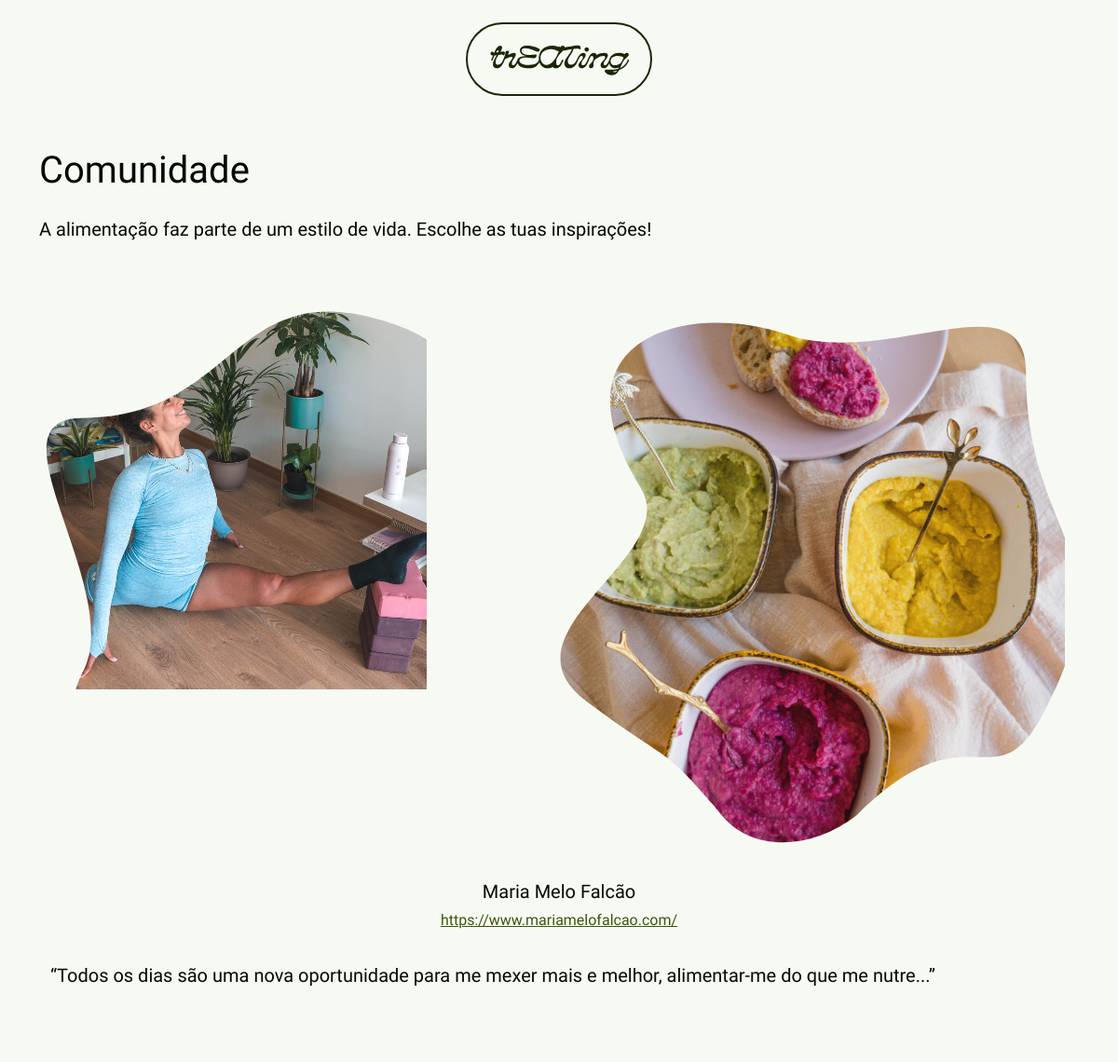
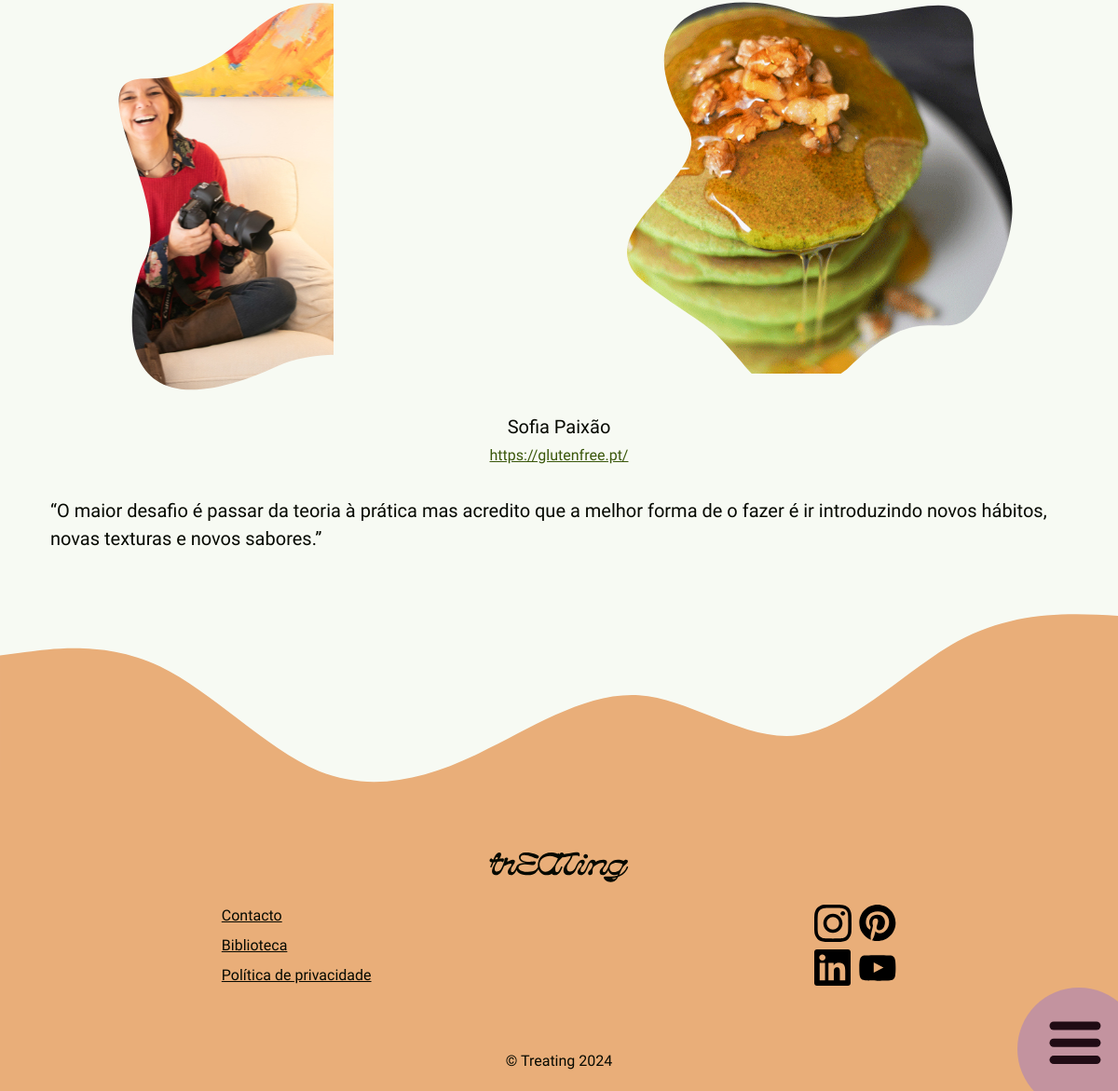
Screenshot of /comunidade.php with the database file from the repository (2 pictures, top to bottom).
### tables this page shows
CREATE TABLE `comunity` (
  `id` int(11) NOT NULL,
  `name` varchar(40) NOT NULL,
  `link_title` varchar(50) NOT NULL,
  `link` varchar(50) NOT NULL,
  `quote` text NOT NULL,
  `image1` varchar(70) NOT NULL,
  `image2` text NOT NULL
);

### comunidade.php (the view, shortened to what this page needs)
<?php
  require("connection.php");
  $query = "SELECT *
  FROM comunity";
  $result = mysqli_query($connection, $query);
?>
<!doctype html>
<html lang="en">
<head>
    <link href="https://cdn.jsdelivr.net/npm/bootstrap@5.3.3/dist/css/bootstrap.min.css" rel="stylesheet">
    <link rel="stylesheet" href="https://cdnjs.cloudflare.com/ajax/libs/animate.css/4.1.1/animate.min.css"/>
    <link rel="stylesheet" href="./CSS/styles.css">
  </head>
  <body>
  <?php include "header.php"?>
 <main>
    <div class="container">
      <div class="mt-5">
        <h1 class="mb-4">Comunidade</h1>
        <p class="mb-5 pb-2 fs-5 mt-4">
          A alimentação faz parte de um estilo de vida. Escolhe as tuas inspirações!
        </p>
      </div>
      <div class="">
        <?php
            foreach ($result as $com) {
              $image1 = $com["image1"];
              $image2 = $com["image2"];
              $link = $com["link"];
              $linktitle = $com["link_title"];
              $influencer = $com["name"];
              $quote = $com["quote"];
        ?>
        <div class="row justify-content-center py-3">
          <div class="d-flex row row-cols-2">
            <div class="mask1 p-0">
              <img src="<?php echo './media/comunidade/'.$image1 ; ?>" alt="Abacate" class="img-fluid heig">
            </div>
            <div class="mask2 p-0">
              <img src="<?php echo './media/comunidade/'.$image2 ; ?>" alt="Alho" class="img-fluid">
            </div>
          </div>
          <div class="row justify-content-center py-4">
            <p class=" text-center fs-5 mb-1">
              <?php echo $influencer;?>
            </p>
            <a class="comlink w-100 text-center mb-2" href="<?php echo $link; ?>">
              <?php echo $linktitle; ?>
            </a>
            <p class="mt-4 mb-4 fs-5">
              <?php echo $quote;?>
            </p>
          </div>
        </div>
        <?php }?>
      </div>
    </div>
  </main>
  <?php include "footer.php"?>
  </body>
</html>

### CSS/styles.css (style rules this page uses)
:root { --bs-primary: #B2CF82; --bs-primary-bg-subtle: #B2CF82; --bs-secondary: #F7FAF3; --bs-secondary-bg-subtle:#F7FAF3; --bs-tertiary-bg: #e3ced7; --bs-tertiary-color: hsla(335, 26%, 66%, 0.90); --bs-warning: #ffc107; --bs-body-color: #060901; --bs-body-bg: #F7FAF3; }
h1 { font-family: "Exo" ; margin-bottom: 0px; }
p , ul, a { font-family: "Heebo"; }
a { color: #060901; }
.comlink { color: #3A570A; }

### comunidade.php (style rules this page uses)
.mask1 { -webkit-mask-image: url(./media/icons/blob1.svg); mask-image: url(./media/icons/blob1.svg); -webkit-mask-repeat: no-repeat; mask-repeat: no-repeat; mask-size: 9em; mask-size: contain; -webkit-mask-position:center; }
.mask2 { -webkit-mask-image: url(./media/icons/blob2.svg); mask-image: url(./media/icons/blob2.svg); -webkit-mask-repeat: no-repeat; mask-repeat: no-repeat; mask-size: 9em; mask-size: contain; -webkit-mask-position:center; }

### rows the page displays
comunity: image1 (picture), image2 (picture), name "Maria Melo Falcão", link_title "https://www.mariamelofalcao.com/", quote "“Todos os dias são uma nova oportunidade para me mexer mais e melhor, alimentar-me do que me nutre...”"
comunity: image1 (picture), image2 (picture), name "Sofia Paixão", link_title "https://glutenfree.pt/", quote "“O maior desafio é passar da teoria à prática mas acredito que a melhor forma de o fazer é ir introduzindo novos hábitos, novas texturas e novos sabores.”"
